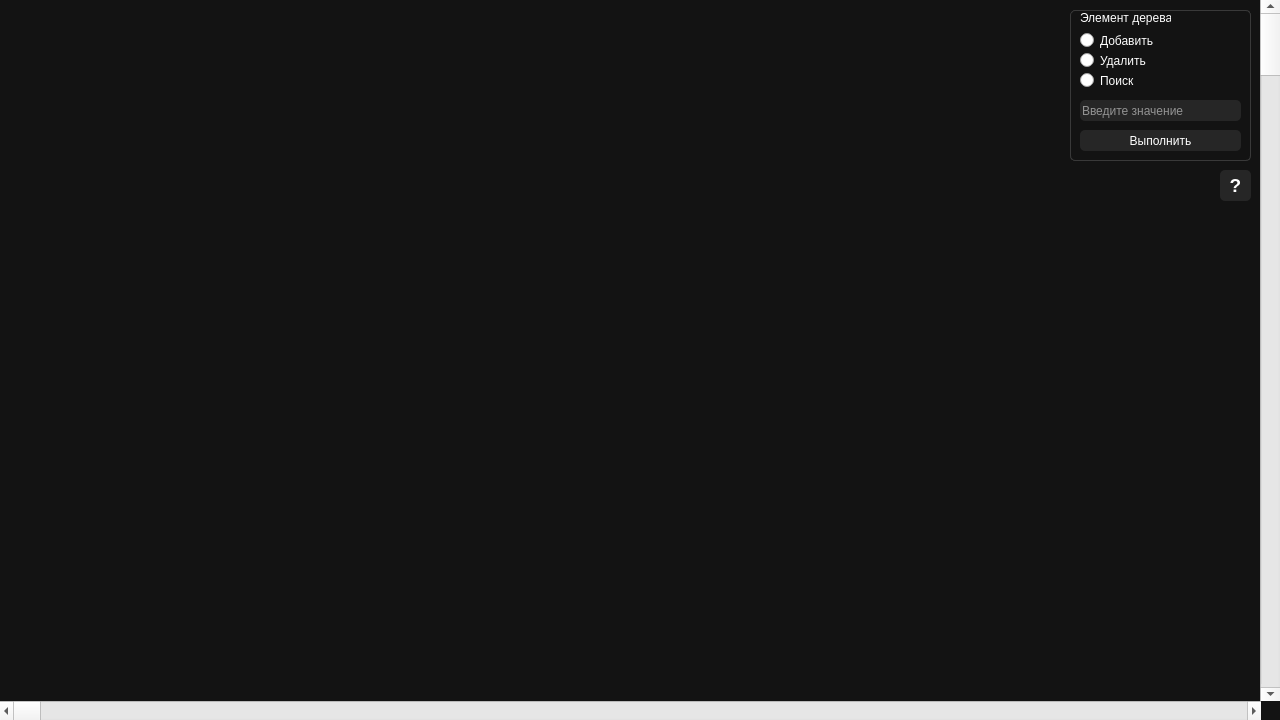
<?xml version="1.0" encoding="UTF-8"?>
<ui version="4.0">
 <class>MainWindow</class>
 <widget class="QMainWindow" name="MainWindow">
  <property name="geometry">
   <rect>
    <x>0</x>
    <y>0</y>
    <width>1280</width>
    <height>720</height>
   </rect>
  </property>
  <property name="minimumSize">
   <size>
    <width>1280</width>
    <height>720</height>
   </size>
  </property>
  <property name="maximumSize">
   <size>
    <width>1280</width>
    <height>720</height>
   </size>
  </property>
  <property name="windowTitle">
   <string>RBTree</string>
  </property>
  <property name="styleSheet">
   <string notr="true">#MainWindow {
background-color: #131313;
color: #ffffff;
border-radius: 5px;
}</string>
  </property>
  <widget class="QWidget" name="centralwidget">
   <widget class="QGroupBox" name="groupBox">
    <property name="geometry">
     <rect>
      <x>1070</x>
      <y>10</y>
      <width>181</width>
      <height>151</height>
     </rect>
    </property>
    <property name="styleSheet">
     <string notr="true">border: 1px solid #393939;
color: white;
border-radius: 5px;</string>
    </property>
    <property name="title">
     <string>Элемент дерева</string>
    </property>
    <widget class="QLineEdit" name="lineEdit">
     <property name="geometry">
      <rect>
       <x>10</x>
       <y>90</y>
       <width>161</width>
       <height>21</height>
      </rect>
     </property>
     <property name="styleSheet">
      <string notr="true">background-color: rgb(38, 38, 38);
border: none;</string>
     </property>
     <property name="maxLength">
      <number>5</number>
     </property>
     <property name="dragEnabled">
      <bool>true</bool>
     </property>
     <property name="placeholderText">
      <string>Введите значение</string>
     </property>
    </widget>
    <widget class="QPushButton" name="insertButton">
     <property name="geometry">
      <rect>
       <x>10</x>
       <y>120</y>
       <width>161</width>
       <height>21</height>
      </rect>
     </property>
     <property name="styleSheet">
      <string notr="true">#insertButton{
	background-color: rgb(38, 38, 38);
	border: none;
}

#insertButton:hover{
	border: 1px solid #393939
}

#insertButton:pressed{
	background-color: #393939;
}</string>
     </property>
     <property name="text">
      <string>Выполнить</string>
     </property>
    </widget>
    <widget class="QRadioButton" name="insertRadioButton">
     <property name="geometry">
      <rect>
       <x>10</x>
       <y>20</y>
       <width>84</width>
       <height>21</height>
      </rect>
     </property>
     <property name="styleSheet">
      <string notr="true">border: none;</string>
     </property>
     <property name="text">
      <string>Добавить</string>
     </property>
    </widget>
    <widget class="QRadioButton" name="removeRadioButton">
     <property name="geometry">
      <rect>
       <x>10</x>
       <y>40</y>
       <width>84</width>
       <height>21</height>
      </rect>
     </property>
     <property name="styleSheet">
      <string notr="true">border: none;</string>
     </property>
     <property name="text">
      <string>Удалить</string>
     </property>
    </widget>
    <widget class="QLabel" name="label">
     <property name="geometry">
      <rect>
       <x>0</x>
       <y>0</y>
       <width>181</width>
       <height>151</height>
      </rect>
     </property>
     <property name="styleSheet">
      <string notr="true">background-color: #131313;
border-radius: 5px;</string>
     </property>
     <property name="text">
      <string/>
     </property>
    </widget>
    <widget class="QLabel" name="label_2">
     <property name="geometry">
      <rect>
       <x>10</x>
       <y>0</y>
       <width>91</width>
       <height>16</height>
      </rect>
     </property>
     <property name="styleSheet">
      <string notr="true">border:none;</string>
     </property>
     <property name="text">
      <string>Элемент дерева</string>
     </property>
    </widget>
    <widget class="QRadioButton" name="radioButton">
     <property name="geometry">
      <rect>
       <x>10</x>
       <y>60</y>
       <width>84</width>
       <height>21</height>
      </rect>
     </property>
     <property name="styleSheet">
      <string notr="true">border: none;</string>
     </property>
     <property name="text">
      <string>Поиск</string>
     </property>
    </widget>
    <zorder>label</zorder>
    <zorder>lineEdit</zorder>
    <zorder>insertButton</zorder>
    <zorder>insertRadioButton</zorder>
    <zorder>removeRadioButton</zorder>
    <zorder>label_2</zorder>
    <zorder>radioButton</zorder>
   </widget>
   <widget class="QScrollBar" name="horizontalScrollBar">
    <property name="geometry">
     <rect>
      <x>0</x>
      <y>701</y>
      <width>1261</width>
      <height>20</height>
     </rect>
    </property>
    <property name="styleSheet">
     <string notr="true"/>
    </property>
    <property name="maximum">
     <number>100</number>
    </property>
    <property name="singleStep">
     <number>1</number>
    </property>
    <property name="pageStep">
     <number>1</number>
    </property>
    <property name="orientation">
     <enum>Qt::Horizontal</enum>
    </property>
   </widget>
   <widget class="QScrollBar" name="verticalScrollBar">
    <property name="geometry">
     <rect>
      <x>1260</x>
      <y>0</y>
      <width>21</width>
      <height>701</height>
     </rect>
    </property>
    <property name="orientation">
     <enum>Qt::Vertical</enum>
    </property>
   </widget>
   <widget class="QPushButton" name="pushButton">
    <property name="geometry">
     <rect>
      <x>1220</x>
      <y>170</y>
      <width>31</width>
      <height>31</height>
     </rect>
    </property>
    <property name="font">
     <font>
      <pointsize>14</pointsize>
      <weight>75</weight>
      <bold>true</bold>
     </font>
    </property>
    <property name="styleSheet">
     <string notr="true">#pushButton{
	color: #ffffff;
	background-color: rgb(38, 38, 38);
	border: none;
	border-radius: 5px;
}

#pushButton:hover{
	border: 1px solid #393939
}

#pushButton:pressed{
	background-color: #393939;
}</string>
    </property>
    <property name="text">
     <string>?</string>
    </property>
   </widget>
  </widget>
 </widget>
 <resources/>
 <connections/>
</ui>
